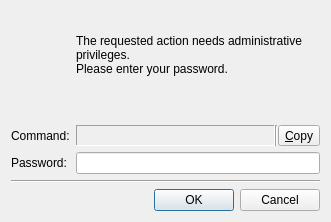
<?xml version="1.0" encoding="UTF-8"?>
<ui version="4.0">
 <class>PasswordDialog</class>
 <widget class="QDialog" name="PasswordDialog">
  <property name="geometry">
   <rect>
    <x>0</x>
    <y>0</y>
    <width>331</width>
    <height>222</height>
   </rect>
  </property>
  <property name="windowTitle">
   <string>LXQt sudo</string>
  </property>
  <layout class="QGridLayout" name="gridLayout_2">
   <item row="0" column="0">
    <layout class="QGridLayout" name="gridLayout">
     <item row="2" column="1">
      <layout class="QHBoxLayout" name="commandLayout">
       <property name="spacing">
        <number>0</number>
       </property>
       <item>
        <widget class="QLabel" name="commandL">
         <property name="minimumSize">
          <size>
           <width>1</width>
           <height>0</height>
          </size>
         </property>
         <property name="frameShape">
          <enum>QFrame::Panel</enum>
         </property>
         <property name="frameShadow">
          <enum>QFrame::Sunken</enum>
         </property>
        </widget>
       </item>
       <item>
        <widget class="Line" name="line_2">
         <property name="orientation">
          <enum>Qt::Vertical</enum>
         </property>
        </widget>
       </item>
       <item>
        <widget class="QToolButton" name="commandCopyBtn">
         <property name="toolTip">
          <string>Copy command to clipboard</string>
         </property>
         <property name="text">
          <string>&amp;Copy</string>
         </property>
         <property name="icon">
          <iconset theme="edit-copy">
           <normaloff>.</normaloff>.</iconset>
         </property>
         <property name="toolButtonStyle">
          <enum>Qt::ToolButtonIconOnly</enum>
         </property>
        </widget>
       </item>
      </layout>
     </item>
     <item row="1" column="1">
      <widget class="QLabel" name="errorL">
       <property name="sizePolicy">
        <sizepolicy hsizetype="Preferred" vsizetype="Fixed">
         <horstretch>0</horstretch>
         <verstretch>0</verstretch>
        </sizepolicy>
       </property>
      </widget>
     </item>
     <item row="0" column="1" alignment="Qt::AlignVCenter">
      <widget class="QLabel" name="descriptionL">
       <property name="sizePolicy">
        <sizepolicy hsizetype="MinimumExpanding" vsizetype="MinimumExpanding">
         <horstretch>0</horstretch>
         <verstretch>1</verstretch>
        </sizepolicy>
       </property>
       <property name="minimumSize">
        <size>
         <width>230</width>
         <height>0</height>
        </size>
       </property>
       <property name="text">
        <string>The requested action needs administrative privileges.&lt;br&gt;Please enter your password.</string>
       </property>
       <property name="wordWrap">
        <bool>true</bool>
       </property>
      </widget>
     </item>
     <item row="0" column="0">
      <widget class="QLabel" name="iconL">
       <property name="alignment">
        <set>Qt::AlignCenter</set>
       </property>
      </widget>
     </item>
     <item row="1" column="0">
      <widget class="QLabel" name="backendL">
       <property name="sizePolicy">
        <sizepolicy hsizetype="Preferred" vsizetype="Fixed">
         <horstretch>0</horstretch>
         <verstretch>0</verstretch>
        </sizepolicy>
       </property>
       <property name="toolTip">
        <string>LXQt sudo backend</string>
       </property>
       <property name="whatsThis">
        <string>A program LXQt sudo calls in background to elevate privileges.</string>
       </property>
       <property name="alignment">
        <set>Qt::AlignCenter</set>
       </property>
      </widget>
     </item>
     <item row="2" column="0">
      <widget class="QLabel" name="descCommandL">
       <property name="text">
        <string>Command:</string>
       </property>
      </widget>
     </item>
     <item row="3" column="0" rowspan="2">
      <widget class="QLabel" name="descPasswordL">
       <property name="text">
        <string>Password:</string>
       </property>
      </widget>
     </item>
     <item row="3" column="1" rowspan="2">
      <widget class="QLineEdit" name="passwordLE">
       <property name="toolTip">
        <string>Enter password</string>
       </property>
       <property name="echoMode">
        <enum>QLineEdit::Password</enum>
       </property>
      </widget>
     </item>
    </layout>
   </item>
   <item row="1" column="0">
    <widget class="Line" name="line">
     <property name="orientation">
      <enum>Qt::Horizontal</enum>
     </property>
    </widget>
   </item>
   <item row="2" column="0">
    <layout class="QHBoxLayout" name="horizontalLayout_2">
     <item>
      <spacer name="horizontalSpacer">
       <property name="orientation">
        <enum>Qt::Horizontal</enum>
       </property>
       <property name="sizeHint" stdset="0">
        <size>
         <width>40</width>
         <height>20</height>
        </size>
       </property>
      </spacer>
     </item>
     <item>
      <layout class="QHBoxLayout" name="horizontalLayout">
       <item>
        <widget class="QDialogButtonBox" name="buttonBox_1">
         <property name="focusPolicy">
          <enum>Qt::TabFocus</enum>
         </property>
         <property name="orientation">
          <enum>Qt::Horizontal</enum>
         </property>
         <property name="standardButtons">
          <set>QDialogButtonBox::Ok</set>
         </property>
        </widget>
       </item>
       <item>
        <widget class="QDialogButtonBox" name="buttonBox_2">
         <property name="focusPolicy">
          <enum>Qt::TabFocus</enum>
         </property>
         <property name="orientation">
          <enum>Qt::Horizontal</enum>
         </property>
         <property name="standardButtons">
          <set>QDialogButtonBox::Cancel</set>
         </property>
        </widget>
       </item>
      </layout>
     </item>
    </layout>
   </item>
  </layout>
 </widget>
 <tabstops>
  <tabstop>passwordLE</tabstop>
  <tabstop>buttonBox_1</tabstop>
  <tabstop>commandCopyBtn</tabstop>
 </tabstops>
 <resources/>
 <connections>
  <connection>
   <sender>buttonBox_1</sender>
   <signal>accepted()</signal>
   <receiver>PasswordDialog</receiver>
   <slot>accept()</slot>
   <hints>
    <hint type="sourcelabel">
     <x>248</x>
     <y>254</y>
    </hint>
    <hint type="destinationlabel">
     <x>157</x>
     <y>274</y>
    </hint>
   </hints>
  </connection>
  <connection>
   <sender>buttonBox_1</sender>
   <signal>rejected()</signal>
   <receiver>PasswordDialog</receiver>
   <slot>reject()</slot>
   <hints>
    <hint type="sourcelabel">
     <x>316</x>
     <y>260</y>
    </hint>
    <hint type="destinationlabel">
     <x>286</x>
     <y>274</y>
    </hint>
   </hints>
  </connection>
 </connections>
</ui>
